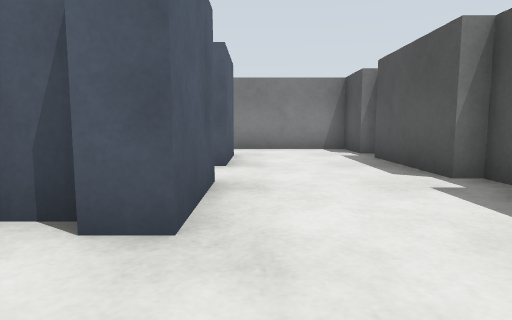
View 1 (above)

24 first-person views from a walk through a world built for the Gazebo simulator. The camera is 0.68 m above the floor, tilts 6° down and sees 75° across. The floor is counted in squares, 1 m on a side. Each view is taken from the middle of a square. On the plan, view 1 faces up. The plan holds only what a view shows up to about 10 squares ahead; the rest is blank.

View 2
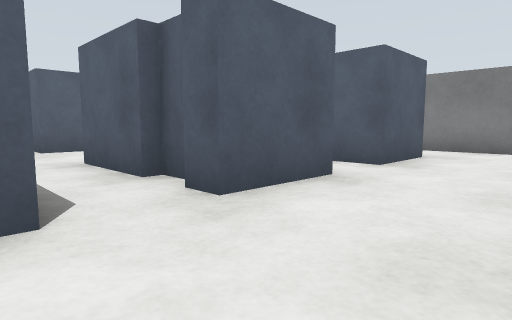

View 3
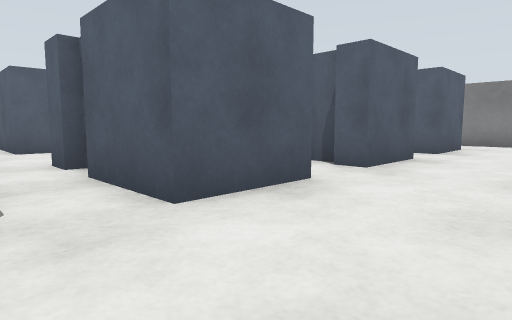

View 4
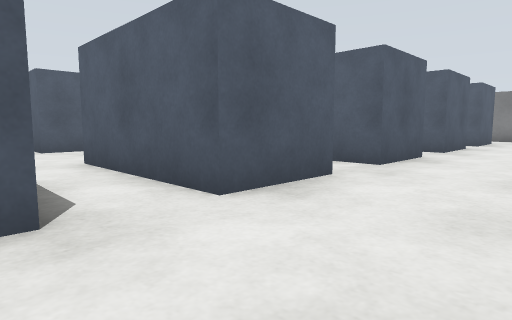

View 5
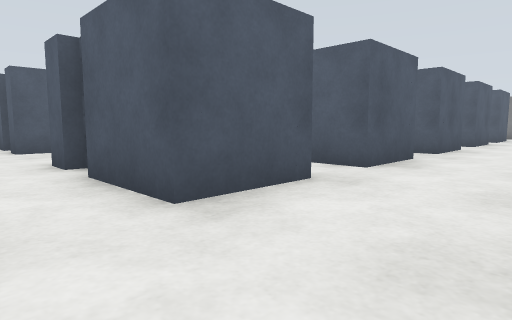

View 6
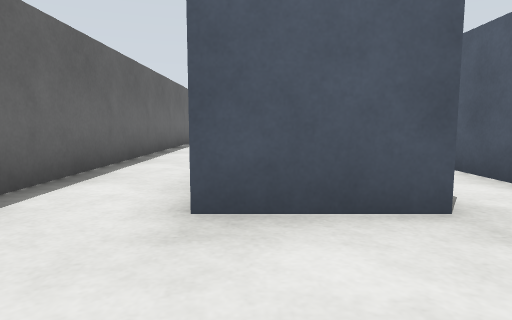

View 7
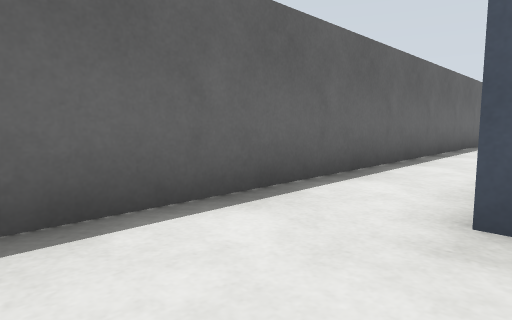

View 8
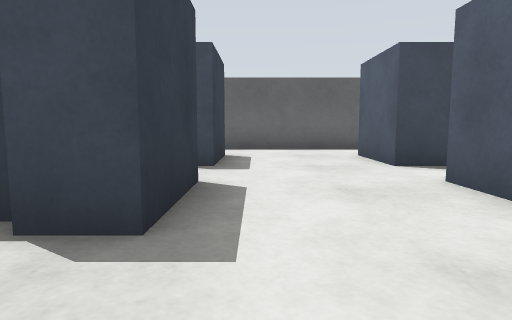

View 9
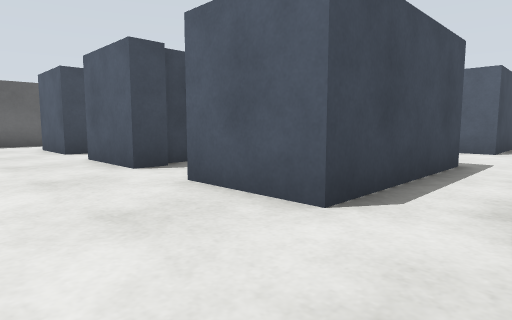

View 10
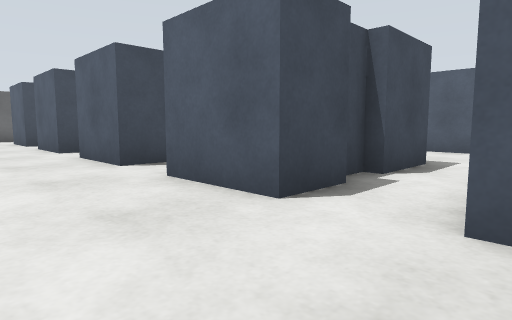

View 11
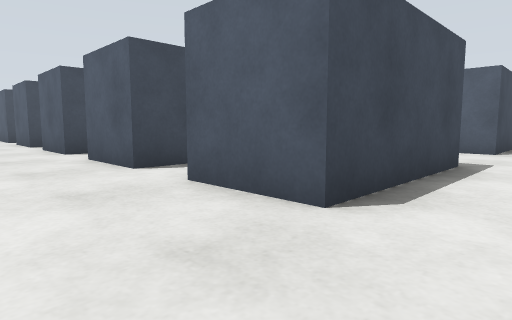

View 12
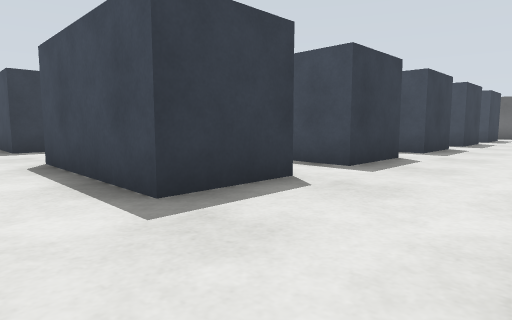

View 13
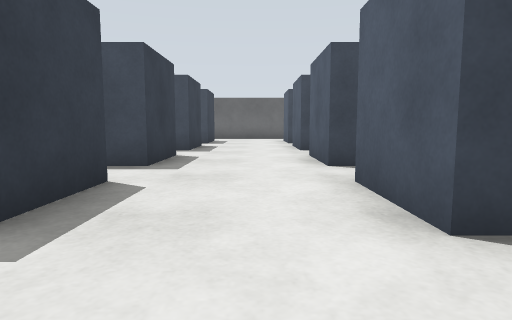

View 14
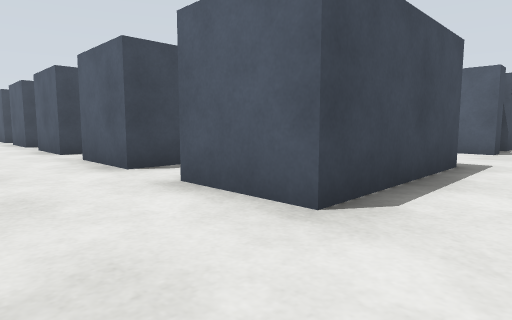

View 15
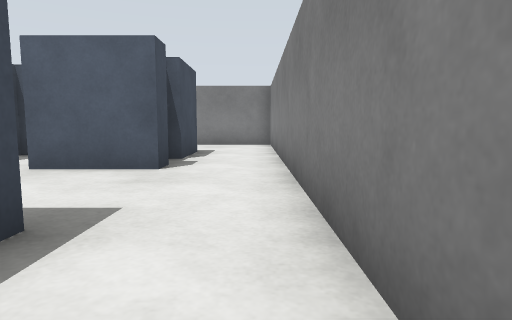

View 16
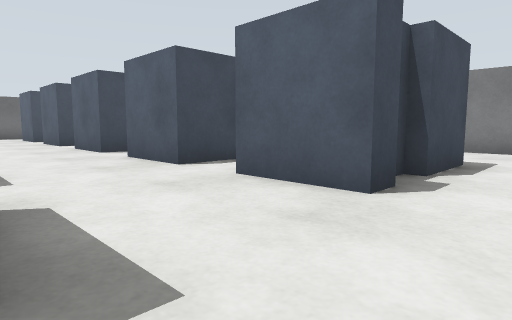

View 17
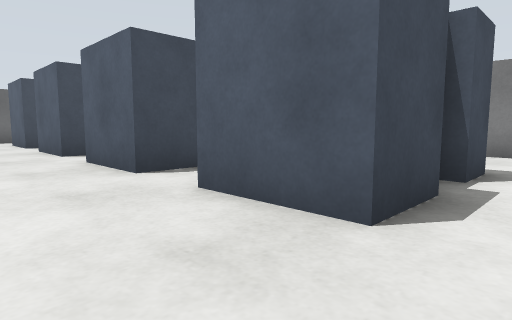

View 18
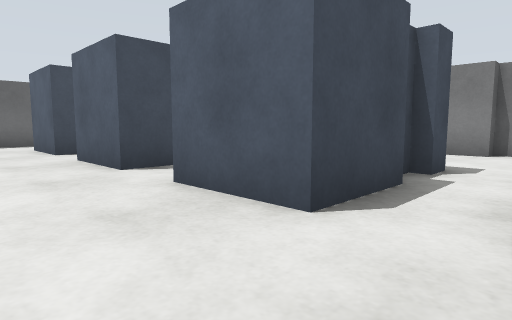

View 19
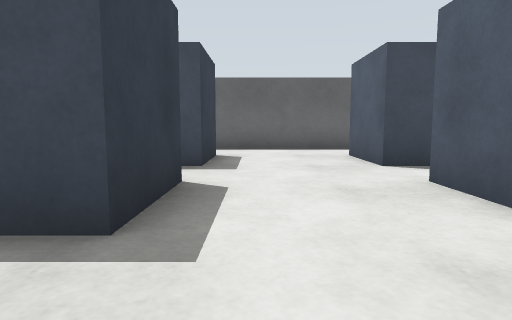

View 20
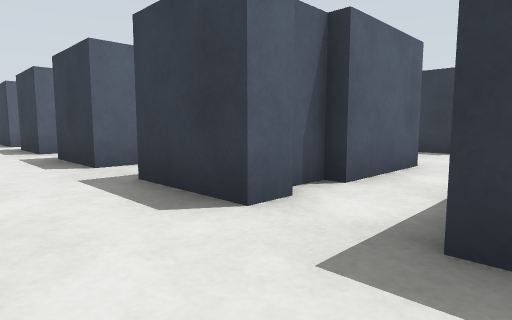

View 21
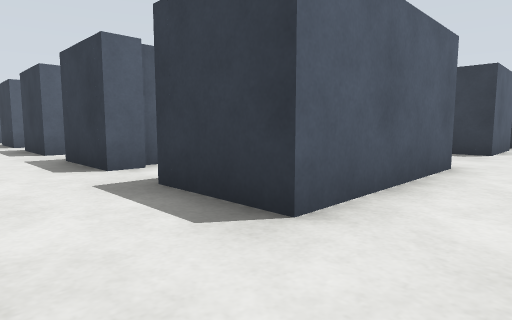

View 22
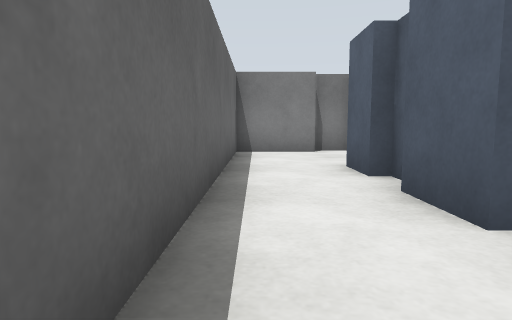

View 23
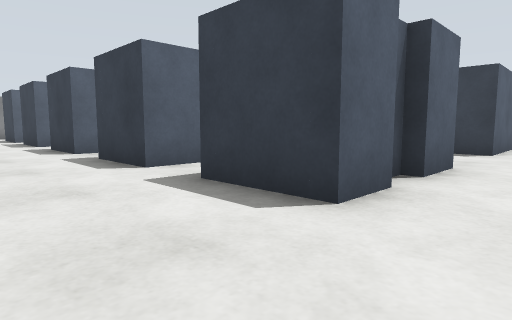

View 24
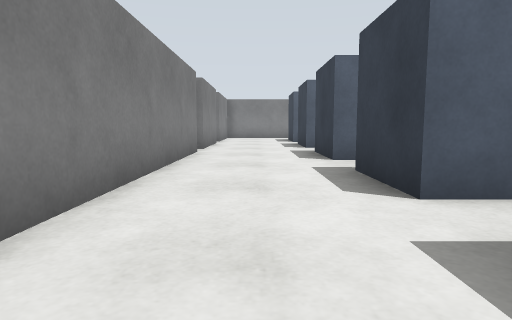

### Floor plan
Points are (right, up) in squares from view 1. A wall is a line through its corners. A room is listed if a view was taken in it or the views show most of it. See-through windows are left out.
Room 1 (views 1, 2, 3, 4, 5, 6, 7, 8, 9, 10, 11, 12, 13, 14, 15, 16, 17, 18, 19, 20, 21, 22, 23, 24)
walls: (-11.2, -3) (-10.8, -3); (-14.1, -5) (-16.5, -5) (-16.5, -4.6); (-11.2, 4) (-9.5, 4) (-9.5, 3.6); (-15.2, 4) (-14.2, 4) (-14.2, 3.6); (-17.6, 2) (-18.1, 2) (-18.1, 2.4); (-18.1, -3) (-17.4, -3); (-9.9, -10.5) (1.8, -10.5); (-22.1, -3) (-21.1, -3) (-21.1, -3.4); (-2, 2) (-4.4, 2); (-16.5, 9.5) (-25.9, 9.5); (-0.5, -2.9) (-0.5, -3.4); (-22.6, 4) (-21.1, 4) (-21.1, 3.6); (2.5, 4.4) (2.5, 6.5); (-27.5, -0.5) (-27.5, -6.1); (-27.5, 4) (-27.5, 3.4); (2.5, 8.4) (2.5, 9.5) (-1.2, 9.5); (-27.5, -9.5) (-27.5, -10.5) (-17.9, -10.5); (-27.5, 7.9) (-27.5, 6.8)
objects: grey box (-28, -8); grey box (-28, 0); grey box (-28, 1); blue box (-24, -8) to (-23, -8); blue box (-24, -8) to (-21, -7); blue box (-24, -5) to (-23, -4); blue box (-24, -3); blue box (-24, -1) to (-21, 0); blue box (-24, 0); blue box (-24, 2); blue box (-24, 4); blue box (-24, 6) to (-23, 7); blue box (-22, -7) to (-21, -7); blue box (-22, 6) to (-21, 6); blue box (-22, 7) to (-21, 7); blue box (-21, -5) to (-21, -4); blue box (-21, 2) to (-21, 3); blue box (-18, -8) to (-14, -8); blue box (-18, -5); blue box (-18, -4) to (-17, -4); blue box (-18, -1) to (-14, 0); blue box (-18, 3); blue box (-18, 4) to (-17, 4); blue box (-18, 6) to (-14, 7); blue box (-15, -3) to (-14, -3); blue box (-15, 2) to (-14, 2); blue box (-14, -4); blue box (-14, 3); blue box (-11, -8) to (-8, -7); blue box (-11, -5) to (-11, -4); blue box (-11, -1) to (-8, 0); blue box (-11, 2) to (-11, 3); blue box (-11, 6) to (-8, 7); blue box (-9, 2) to (-8, 3); blue box (-8, -8); blue box (-8, -5) to (-8, -4); blue box (-8, -3); blue box (-8, 4); blue box (-4, -8); blue box (-4, -7); blue box (-4, -5) to (-1, -4); blue box (-4, -3); blue box (-4, -1); blue box (-4, 7) to (-3, 7); blue box (-3, -8) to (-1, -7); blue box (-3, -1) to (-1, 0); blue box (-1, 2); blue box (-1, 3) to (-1, 4); blue box (-1, 6) to (-1, 7); grey box (3, 4); grey box (3, 8)

Where each view was taken, in squares from view 1:
view 1: 0 up, 0 right, facing up
view 2: 0 up, 2 right, facing up-left
view 3: 3 down, 2 right, facing up-left
view 4: 7 down, 2 right, facing up-left
view 5: 10 down, 2 right, facing up-left
view 6: 8 down, 2 right, facing left
view 7: 8 down, 2 right, facing down-left
view 8: 1 down, 5 left, facing down
view 9: 2 up, 5 left, facing down-left
view 10: 6 up, 5 left, facing down-left
view 11: 9 up, 5 left, facing down-left
view 12: 9 up, 14 left, facing down-right
view 13: 6 up, 13 left, facing down
view 14: 9 up, 12 left, facing down-left
view 15: 9 up, 16 left, facing left
view 16: 9 up, 18 left, facing down-left
view 17: 5 up, 19 left, facing down-left
view 18: 2 up, 19 left, facing down-left
view 19: 1 down, 19 left, facing down
view 20: 7 down, 20 left, facing up-right
view 21: 10 down, 20 left, facing up-right
view 22: 10 down, 19 left, facing left
view 23: 10 down, 27 left, facing up-right
view 24: 8 down, 26 left, facing up
